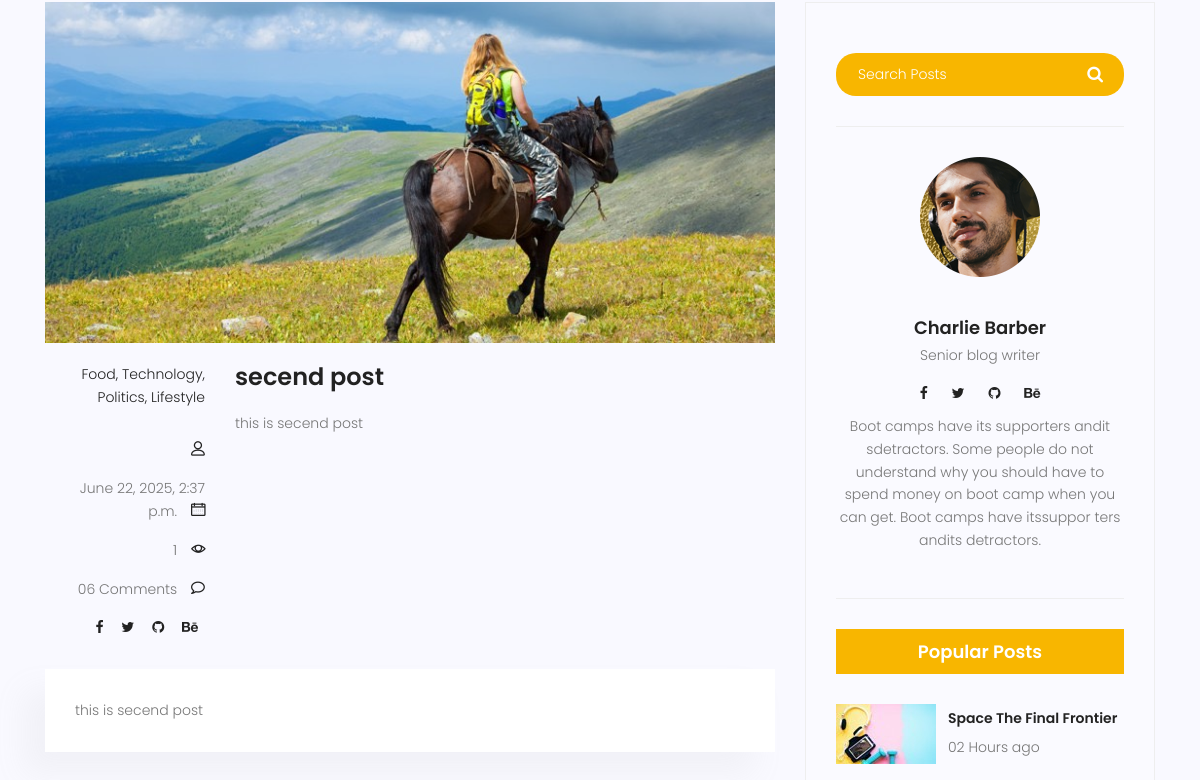
The app's page /blog/2 (middle part), older data.
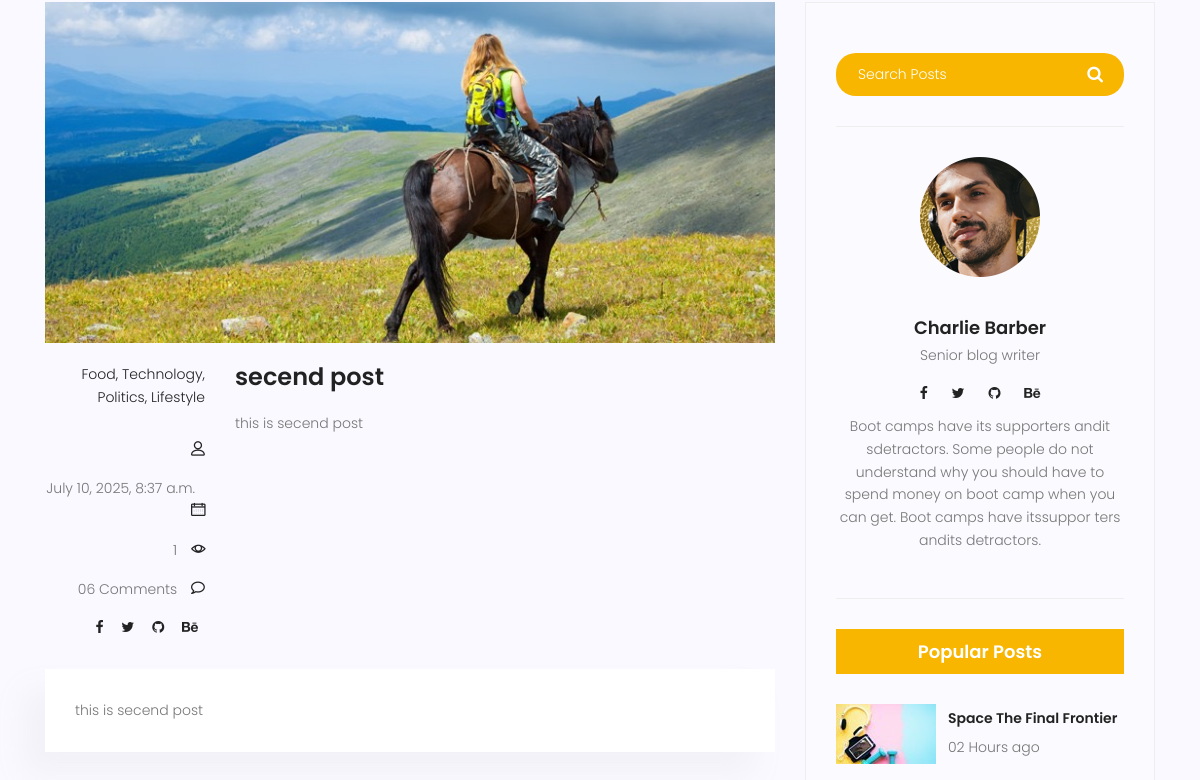
The same page, newer data.
### blog/models.py (models this page shows, shortened)
class post(models.Model):
    author = models.ForeignKey(User, on_delete=models.SET_NULL,null=True)
    title=models.CharField(max_length=255)
    content=models.TextField()
    counted_views = models.IntegerField(default=0)
    status = models.BooleanField(default=False)
    published_date = models.DateTimeField(null=True)
    created_date = models.DateTimeField(auto_now_add=True)
    updated_date = models.DateTimeField(auto_now=True)
    class Meta:
        ordering=['-created_date']

### blog/views.py (the view)
# urls.py: path('<int:pid>',blog_single,name='single'),
def blog_single(request,pid):
    posts=get_object_or_404(post,pk=pid,status=1)
    posts.counted_views += 1
    posts.save(update_fields=['counted_views'])
    context={'post':posts}
    return render(request,'blog/blog-single.html',context)

### templates/blog/blog-single.html (shortened to what this page needs)
{%extends 'base.html'%}
{%load static%}
{%block content%}
			<section class="post-content-area single-post-area">
				<div class="container">
					<div class="row">
						<div class="col-lg-8 posts-list">
							<div class="single-post row">
								<div class="col-lg-12">
									<div class="feature-img">
										<img class="img-fluid" src="{%static 'img/blog/feature-img1.jpg'%}" alt="">
									</div>
								</div>
								<div class="col-lg-3  col-md-3 meta-details">
									<ul class="tags">
										<li><a href="#">Food,</a></li>
										<li><a href="#">Technology,</a></li>
										<li><a href="#">Politics,</a></li>
										<li><a href="#">Lifestyle</a></li>
									</ul>
									<div class="user-details row">
										<p class="user-name col-lg-12 col-md-12 col-6"><a href="#">{{post.author.get_full_name}}</a> <span class="lnr lnr-user"></span></p>
										<p class="date col-lg-12 col-md-12 col-6"><a href="#">{{post.published_date}}</a> <span class="lnr lnr-calendar-full"></span></p>
										<p class="view col-lg-12 col-md-12 col-6"><a href="#">{{post.counted_views}}</a> <span class="lnr lnr-eye"></span></p>
										<p class="comments col-lg-12 col-md-12 col-6"><a href="#">06 Comments</a> <span class="lnr lnr-bubble"></span></p>
										<ul class="social-links col-lg-12 col-md-12 col-6">
											<li><a href="#"><i class="fa fa-facebook"></i></a></li>
											<li><a href="#"><i class="fa fa-twitter"></i></a></li>
											<li><a href="#"><i class="fa fa-github"></i></a></li>
											<li><a href="#"><i class="fa fa-behance"></i></a></li>
										</ul>
									</div>
								</div>
								<div class="col-lg-9 col-md-9">
									<h3 class="mt-20 mb-20">{{post.title}}</h3>
									<p>{{post.content}}</p>
								</div>
								<div class="col-lg-12">
									<div class="quotes">
										{{post.content}}
									</div>
								</div>
							</div>
						</div>
						<div class="col-lg-4 sidebar-widgets">
							<div class="widget-wrap">
								<div class="single-sidebar-widget search-widget">
									<form class="search-form" action="#">
			                            <input placeholder="Search Posts" name="search" type="text" onfocus="this.placeholder = ''" onblur="this.placeholder = 'Search Posts'" >
			                            <button type="submit"><i class="fa fa-search"></i></button>
			                        </form>
								</div>
								<div class="single-sidebar-widget user-info-widget">
									<img src="{%static 'img/blog/user-info.png'%}" alt="">
									<a href="#"><h4>Charlie Barber</h4></a>
									<p>
										Senior blog writer
									</p>
									<ul class="social-links">
										<li><a href="#"><i class="fa fa-facebook"></i></a></li>
										<li><a href="#"><i class="fa fa-twitter"></i></a></li>
										<li><a href="#"><i class="fa fa-github"></i></a></li>
										<li><a href="#"><i class="fa fa-behance"></i></a></li>
									</ul>
									<p>
										Boot camps have its supporters andit sdetractors. Some people do not understand why you should have to spend money on boot camp when you can get. Boot camps have itssuppor ters andits detractors.
									</p>
								</div>
								<div class="single-sidebar-widget popular-post-widget">
									<h4 class="popular-title">Popular Posts</h4>
									<div class="popular-post-list">
										<div class="single-post-list d-flex flex-row align-items-center">
											<div class="thumb">
												<img class="img-fluid" src="{%static 'img/blog/pp1.jpg'%}" alt="">
											</div>
											<div class="details">
												<a href="blog-single.html"><h6>Space The Final Frontier</h6></a>
												<p>02 Hours ago</p>
											</div>
										</div>
									</div>
								</div>
							</div>
						</div>
					</div>
				</div>
			</section>
		</body>
	</html>
	{%endblock%}

Row changes from the older to the newer data that the page shows:
changed post "secend post": published_date "June 22, 2025, 2:37 p.m." → "July 10, 2025, 8:37 a.m."
